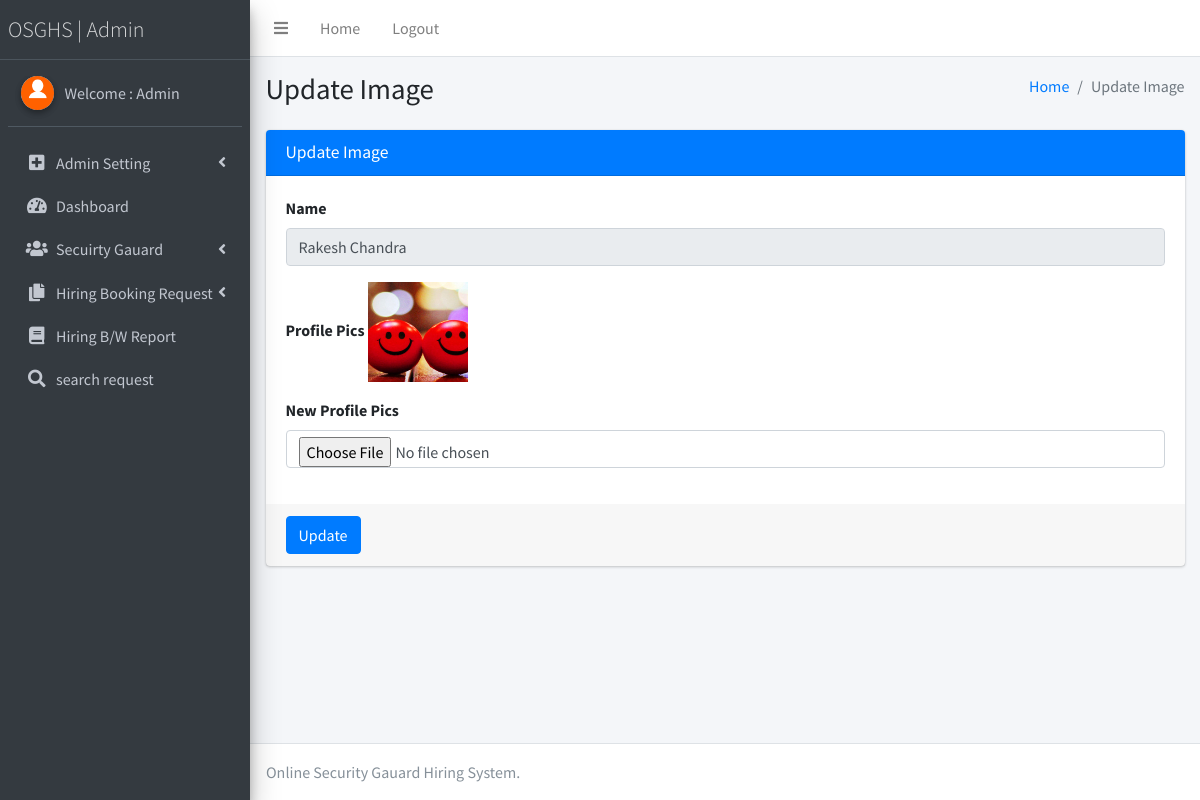
The page /osghs/admin/changeimage.php?editid=2 (signed in) on the database its author committed.
### tables this page shows
CREATE TABLE `tblguard` (
  `ID` int(11) NOT NULL,
  `Profilepic` varchar(250) DEFAULT NULL,
  `Name` mediumtext DEFAULT NULL,
  `MobileNumber` bigint(10) DEFAULT NULL,
  `Address` mediumtext DEFAULT NULL,
  `IDtype` varchar(100) DEFAULT NULL,
  `IDnumber` varchar(250) DEFAULT NULL,
  `RegistrationDate` timestamp NULL DEFAULT current_timestamp()
);

### osghs/admin/changeimage.php (the view, shortened to what this page needs)
<?php
include('includes/dbconnection.php');
if (strlen($_SESSION['osghsaid']==0)) {
  header('location:logout.php');
  } else{
  ?>
<!DOCTYPE html>
<html>
<head>
  <link rel="stylesheet" href="plugins/fontawesome-free/css/all.min.css">
  <link rel="stylesheet" href="https://code.ionicframework.com/ionicons/2.0.1/css/ionicons.min.css">
  <link rel="stylesheet" href="dist/css/adminlte.min.css">
</head>
<body class="hold-transition sidebar-mini">
<div class="wrapper">
  <?php include_once('includes/header.php');?>
<?php include_once('includes/sidebar.php');?>
  <div class="content-wrapper">
    <section class="content-header">
      <div class="container-fluid">
        <div class="row mb-2">
          <div class="col-sm-6">
            <h1>Update Image</h1>
          </div>
          <div class="col-sm-6">
            <ol class="breadcrumb float-sm-right">
              <li class="breadcrumb-item"><a href="dashboard.php">Home</a></li>
              <li class="breadcrumb-item active">Update Image</li>
            </ol>
          </div>
        </div>
      </div>
    </section>
    <section class="content">
      <div class="container-fluid">
        <div class="row">
          <div class="col-md-12">
            <div class="card card-primary">
              <div class="card-header">
                <h3 class="card-title">Update Image</h3>
              </div>
              <form role="form" method="post" enctype="multipart/form-data">
                <?php
                   $eid=$_GET['editid'];
$sql="SELECT * from tblguard where ID=$eid";
$query = $dbh -> prepare($sql);
$query->execute();
$results=$query->fetchAll(PDO::FETCH_OBJ);
$cnt=1;
if($query->rowCount() > 0)
{
foreach($results as $row)
{               ?>
                <div class="card-body">
                     <div class="form-group">
                    <label for="exampleInputEmail1">Name</label>
                    <input type="text" class="form-control" id="name" name="name" value="<?php echo htmlentities($row->Name);?>" readonly='true'>
                  </div>
                  <div class="form-group">
                    <label for="exampleInputEmail1">Profile Pics</label>
                    <img src="images/<?php echo $row->Profilepic;?>" width="100" height="100" value="<?php  echo $row->Profilepic;?>">
                  </div>
                  <div class="form-group">
                    <label for="exampleInputEmail1">New Profile Pics</label>
                    <input type="file" name="newpic" value="" class="form-control" id="newpic" required='true'>
                  </div>
                </div>
              <?php $cnt=$cnt+1;}} ?>
                <div class="card-footer">
                  <button type="submit" class="btn btn-primary" name="submit">Update</button>
                </div>
              </form>
            </div>
          </div>
        </div>
      </div>
    </section>
  </div>
<?php include_once('includes/footer.php');?>
</div>
</body>
</html>
<?php }  ?>

### osghs/admin/includes/sidebar.php (shortened to what this page needs)
  <aside class="main-sidebar sidebar-dark-primary elevation-4">
    <a href="dashboard.php" class="brand-link" style="font-weight:bold; font-size:22px;">
      <span class="brand-text font-weight-light">OSGHS | Admin</span>
    </a>
    <div class="sidebar">
      <div class="user-panel mt-3 pb-3 mb-3 d-flex">
        <div class="image">
          <img src="dist/img/download.png" class="img-circle elevation-2" alt="User Image">
        </div>
        <div class="info">
<?php
$aid=$_SESSION['osghsaid'];
$sql="SELECT AdminName from  tbladmin where ID=:aid";
$query = $dbh -> prepare($sql);
$query->bindParam(':aid',$aid,PDO::PARAM_STR);
$query->execute();
$results=$query->fetchAll(PDO::FETCH_OBJ);
$cnt=1;
if($query->rowCount() > 0)
{
foreach($results as $row)
{               ?>
          <a href="admin-profile.php" class="d-block">Welcome : <?php  echo $row->AdminName;?></a>
          <?php $cnt=$cnt+1;}} ?>
        </div>
      </div>
      <nav class="mt-2">
        <ul class="nav nav-pills nav-sidebar flex-column" data-widget="treeview" role="menu" data-accordion="false">
            <li class="nav-item has-treeview">
            <a href="#" class="nav-link">
              <i class="nav-icon fas fa-plus-square"></i>
              <p>
                Admin Setting
                <i class="fas fa-angle-left right"></i>
              </p>
            </a>
          </li>
          <li class="nav-item">
            <a href="dashboard.php" class="nav-link">
              <i class="nav-icon fas fa-tachometer-alt"></i>
              <p>
                Dashboard
               </p>
            </a>
          </li>
          <li class="nav-item has-treeview">
            <a href="#" class="nav-link">
              <i class="nav-icon fas fa-users"></i>
              <p>
                Secuirty Gauard
                <i class="fas fa-angle-left right"></i>
              </p>
            </a>
          </li>
<li class="nav-item has-treeview">
            <a href="#" class="nav-link">
              <i class="nav-icon fas fa-copy"></i>
              <p>
                Hiring Booking Request
                <i class="right fas fa-angle-left"></i>
              </p>
            </a>
          </li>
          <li class="nav-item">
            <a href="between-dates-report.php" class="nav-link">
              <i class="nav-icon fas fa-book"></i>
              <p>
                Hiring B/W Report
               </p>
            </a>
          </li>
      <li class="nav-item">
            <a href="search.php" class="nav-link">
              <i class="nav-icon fas fa-search"></i>
              <p>
                search request
               </p>
            </a>
          </li>
        </ul>
      </nav>
    </div>
  </aside>

### rows shown on the page
tblguard: name "Rakesh Chandra", Profilepic (picture)

### other values the page prints
$row->AdminName "Admin"
